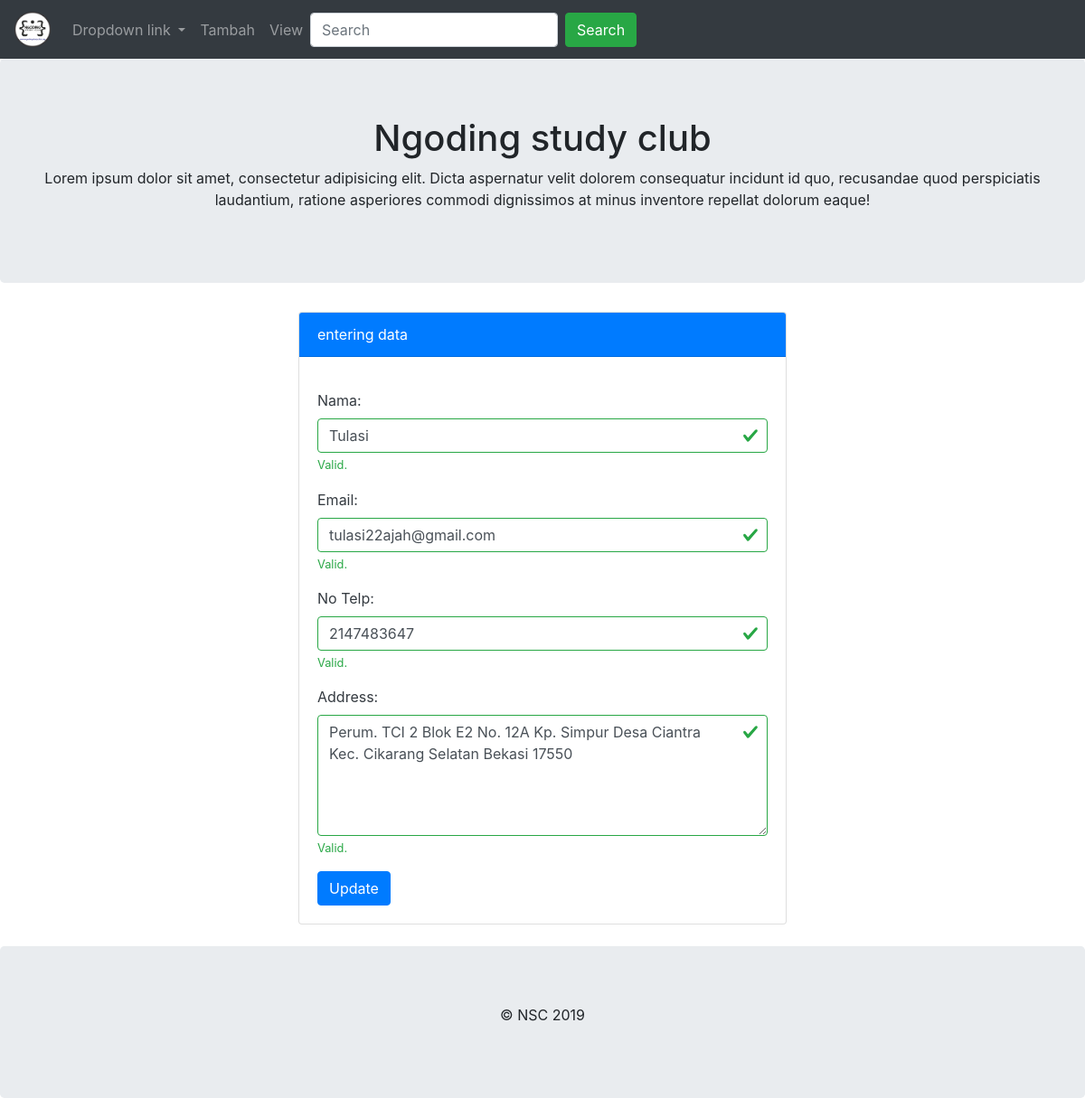
Page /add-form.php?update=1&id=4 on the committed database.
### tables this page shows
CREATE TABLE `data` (
  `id_data` int(10) NOT NULL,
  `nama` varchar(50) NOT NULL,
  `email` varchar(50) NOT NULL,
  `no_telp` int(20) NOT NULL,
  `alamat` text NOT NULL
);

### action.php (called while the page is built, shortened)
<?php
include_once "db.php";
class DataOperation extends Database
{
	public function select_record($table,$where){
		$sql ="";
		$condition = "";
		foreach ($where as $key => $value) {
			$condition .= $key . "='" . $value . "' AND ";
		}
		$condition = substr($condition, 0, -5);
		$sql .= "SELECT * FROM ".$table." WHERE ".$condition;
		$query = mysqli_query($this->con,$sql);
		$row = mysqli_fetch_assoc($query);
		return $row;
	}
}
$obj = new DataOperation;
 ?>

### db.php (called while the page is built, shortened)
<?php
 class Database
 {
 	function __construct()
 	{
 		$this->con = mysqli_connect("localhost","root","","oop");
 	}
 }
 ?>

### add-form.php (the view, shortened to what this page needs)
<?php
include_once 'header.php';
include_once 'action.php';
 ?>
<div class="jumbotron text-center">
	<h1>Ngoding study club</h1>
	<p>Lorem ipsum dolor sit amet, consectetur adipisicing elit. Dicta aspernatur velit dolorem consequatur incidunt id quo, recusandae quod perspiciatis laudantium, ratione asperiores commodi dignissimos at minus inventore repellat dolorum eaque!</p>
</div>
<div class="container">
	<div class="row">
		<div class="col-md-3"></div>
		<div class="col-md-6">
			<div class="card text-white">
				<div class="card-header bg-primary">entering data</div>
				<div class="card-body text-dark">
					<?php
						if (isset($_GET["update"])) {
								$id = $_GET["id"] ?? null;
								$where = array("id_data"=>$id,);
								$row = $obj->select_record("data",$where);
								?>
									<form method="post" action="action.php" class="was-validated">
										<div class="form-group">
											<label for="uname">Nama:</label>
											<input type="text" class="form-control" id="name" value="<?php echo $row['nama']; ?>" placeholder="Enter Your Name" name="name" required>
											<div class="valid-feedback">Valid.</div>
									    </div>
									    <div class="form-group">
											<label for="pwd">Email:</label>
											<input type="text" class="form-control" id="email" value="<?php echo $row['email']; ?>" placeholder="Enter your email" name="email" required>
											<div class="valid-feedback">Valid.</div>
									    </div>
									    <div class="form-group">
											<label for="pwd">No Telp:</label>
											<input type="text" class="form-control" id="telp" value="<?php echo $row['no_telp']; ?>" placeholder="Enter your no telp" name="telp" required>
											<div class="valid-feedback">Valid.</div>
									    </div>
									    <div class="form-group">
											<label for="comment">Address:</label>
											<textarea class="form-control" rows="5" id="address"  name="address" required><?php echo $row['alamat']; ?></textarea>
									  	<div class="valid-feedback">Valid.</div>
									  	</div>
									    <button type="submit" name="edit" class="btn btn-primary">Update</button>
									</form>
							<?php
						}
					 ?>
				</div>
			</div>
		</div>
		<div class="col-md-3"></div>
	</div>
</div>
<br>
<div class="jumbotron text-center" style="margin-bottom:0">
      <footer>
        <p>&copy; NSC 2019</p>
      </footer>
</div>
</body>
</html>

### rows in the picture
data: name "Tulasi", email "tulasi22ajah@gmail.com", telp "2147483647", address "Perum. TCI 2 Blok E2 No. 12A Kp. Simpur Desa Ciantra Kec. Cikarang Selatan Bekasi 17550"
